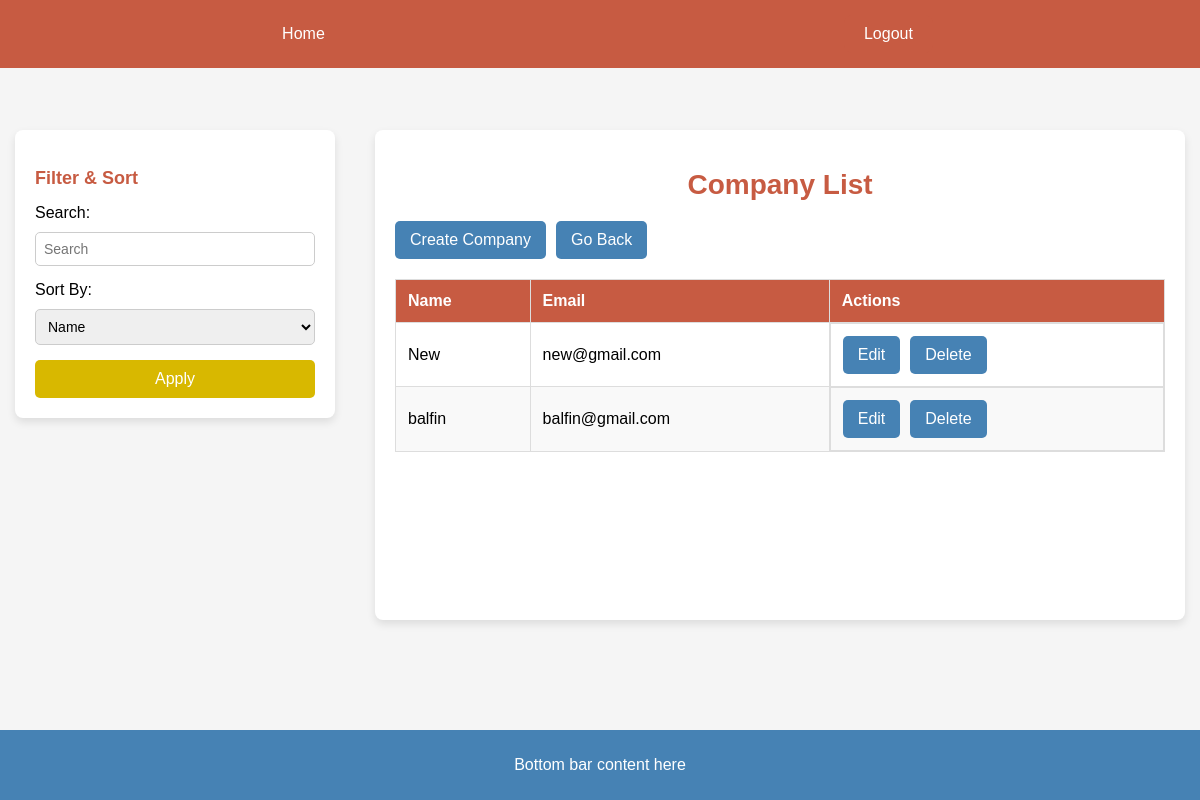
The app's page /companies/ (signed in), older data.
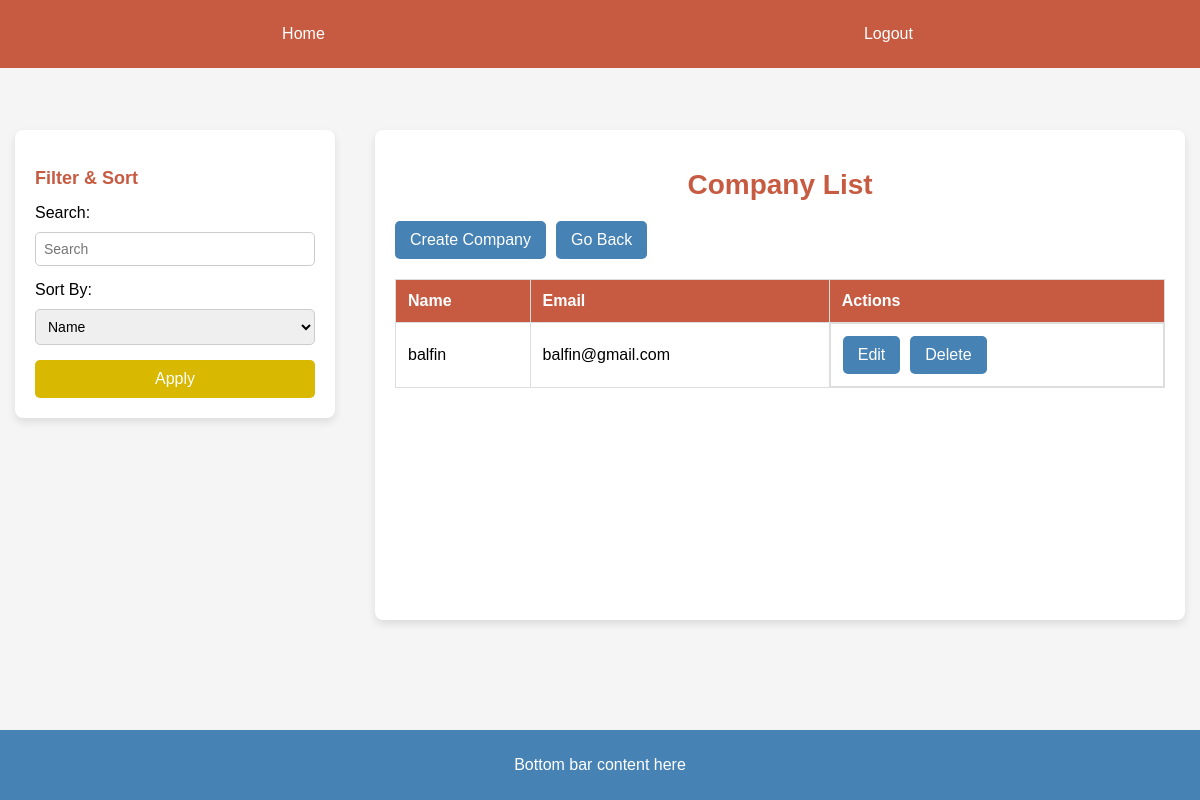
The same page, newer data.
### management/models.py (models this page shows, shortened)
class Company(models.Model):
    owner = models.ForeignKey(settings.AUTH_USER_MODEL, on_delete=models.CASCADE)
    name = models.CharField(max_length=255)
    address = models.TextField()
    contact_email = models.EmailField(unique=True)
    contact_phone = models.CharField(max_length=20)

### management/views.py (the view)
# urls.py: path('companies/', company_list, name='company_list'),
@login_required
def company_list(request):
    companies = Company.objects.filter(owner=request.user)
    search_query = request.GET.get('search', '')
    sort_by = request.GET.get('sort', 'name')
    if search_query:
        companies = companies.filter(name__icontains=search_query)
    companies = companies.order_by(sort_by)
    return render(request, "company_list.html", {
        'companies': companies,
        'search_query': search_query,
        'sort_by': sort_by,
    })

### management/templates/company_list.html (shortened to what this page needs)
<!DOCTYPE html>
<html lang="en">
<head>
    {% load static %}
    <link rel="stylesheet" href="{% static 'css/templates.css' %}">
    <link rel="stylesheet" href="{% static 'css/dashboard.css' %}">
</head>
<body>
    {% include 'navbar.html' %}
    <div class="container">
        <div class="sidebar">
            <h3>Filter & Sort</h3>
            <form method="get">
                <label for="search">Search:</label>
                <input type="text" name="search" id="search" value="{{ search_query }}" placeholder="Search">
                <label for="sort">Sort By:</label>
                <select name="sort" id="sort">
                    <option value="name" {% if sort_by == "name" %}selected{% endif %}>Name</option>
                </select>
                <button type="submit">Apply</button>
            </form>
        </div>
        <div class="content">
            <h1>Company List</h1>
            <div class="action-buttons">
                <a href="{% url 'management:company_create' %}">Create Company</a>
                <a href="{% url 'management:leader_dashboard' %}" class="go-back">Go Back</a>
            </div>
            <table>
                <thead>
                    <tr>
                        <th>Name</th>
                        <th>Email</th>
                        <th>Actions</th>
                    </tr>
                </thead>
                <tbody>
                    {% for company in companies %}
                    <tr>
                        <td>{{ company.name }}</td>
                        <td>{{ company.contact_email }}</td>
                        <td class="action-buttons">
                            <a href="{% url 'management:company_update' company.id %}" class="edit">Edit</a>
                            <a href="{% url 'management:company_delete' company.id %}" class="delete">Delete</a>
                        </td>
                    </tr>
                    {% endfor %}
                </tbody>
            </table>
        </div>
    </div>
    {% include 'footer.html' %}
</body>
</html>

### management/templates/navbar.html (shortened to what this page needs)
{% load static %}
<link rel="stylesheet" href="{% static 'css/dashboard.css' %}">
<nav class="navbar">
    <a href="{% url 'management:leader_dashboard' %}">Home</a>
    <form action="{% url 'logout' %}" method="post">
        <button type="submit" class="logout-btn">Logout</button>
    </form>
</nav>

### management/templates/footer.html
{% load static %}
<link rel="stylesheet" href="{% static 'css/dashboard.css' %}">
<footer class="bottom-bar">
    <p>Bottom bar content here</p>
</footer>

### static/css/templates.css (style rules this page uses)
body { font-family: Arial, sans-serif; background-color: #F5F5F5; margin: 0; padding: 0; display: flex; flex-direction: column; min-height: 100vh; }
.container { display: flex; justify-content: center; align-items: flex-start; width: 100%; max-width: 1200px; margin-top: 60px; padding: 0 15px; box-sizing: border-box; }
.sidebar { width: 280px; background: white; padding: 20px; border-radius: 8px; box-shadow: 0 4px 8px rgba(0, 0, 0, 0.1); margin-right: 20px; position: sticky; top: 130px; flex-shrink: 0; }
.sidebar h3 { color: #C75B42; font-size: 18px; margin-bottom: 15px; }
.sidebar input, .sidebar select { width: 100%; padding: 8px; font-size: 14px; margin-top: 10px; margin-bottom: 15px; border-radius: 5px; border: 1px solid #ccc; box-sizing: border-box; }
.sidebar button { width: 100%; padding: 10px; background-color: #D8B800; color: white; border: none; border-radius: 5px; font-size: 16px; cursor: pointer; }
.content { flex-grow: 1; padding: 20px; background-color: white; border-radius: 8px; box-shadow: 0 4px 8px rgba(0, 0, 0, 0.1); margin-left: 20px; min-height: 450px; }
.content h1 { text-align: center; color: #C75B42; font-size: 28px; margin-bottom: 20px; }
table { width: 100%; border-collapse: collapse; margin-top: 20px; }
table, th, td { border: 1px solid #ddd; }
th, td { padding: 12px; text-align: left; font-size: 16px; }
th { background-color: #C75B42; color: white; }
.action-buttons { display: flex; gap: 10px; }
.action-buttons a { padding: 10px 15px; border-radius: 5px; font-size: 16px; color: white; text-decoration: none; background-color: #4682B4; transition: background-color 0.3s; }
.go-back { background-color: #D8B800; color: white; padding: 10px 15px; border-radius: 5px; font-size: 16px; text-decoration: none; }

### static/css/dashboard.css (style rules this page uses)
body { font-family: 'Arial', sans-serif; background-color: #F5F5F5; margin: 0; padding: 0; }
.navbar { background-color: #C75B42; padding: 15px; display: flex; justify-content: space-around; align-items: center; width: 100%; max-width: 100%; margin: 0; box-sizing: border-box; position: fixed; top: 0; left: 0; z-index: 1000; }
.navbar a { color: #FFFFFF; text-decoration: none; font-size: 16px; padding: 8px 15px; transition: background-color 0.3s; }
.content { padding: 20px; text-align: center; margin-top: 70px; }
.content h1, .content h2 { color: #C75B42; }
.bottom-bar { background-color: #4682B4; color: white; text-align: center; padding: 10px 0; position: fixed; bottom: 0; width: 100%; }
.logout-btn { background-color: #C75B42; color: white; padding: 10px 20px; border: none; border-radius: 8px; cursor: pointer; font-size: 16px; transition: background-color 0.3s ease; }

Row changes from the older to the newer data that the page shows:
removed Company: name "New", contact_email "new@gmail.com"
